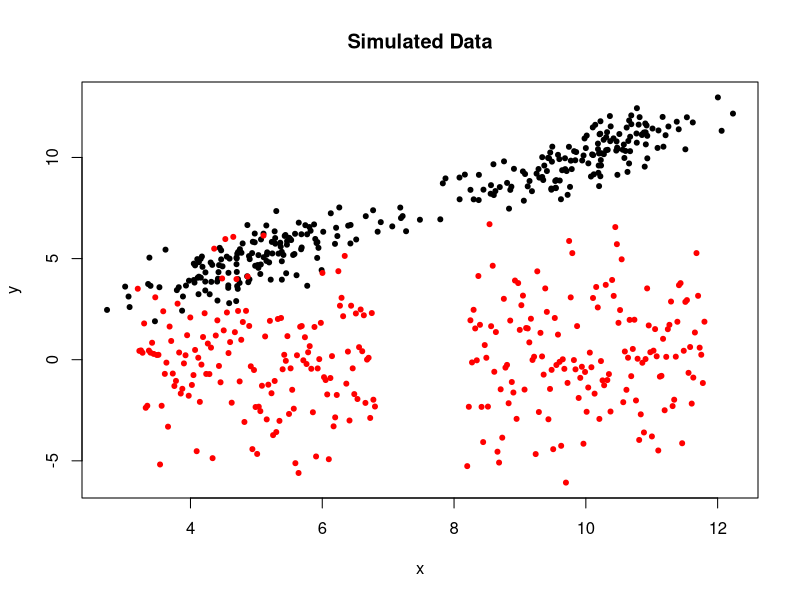

Write R code to recreate this figure. (Note: this script raises an error after producing the figure.)
cramp = colorRamp(c(rgb(0,0,1,0.25),rgb(1,0,0,0.25)),alpha=TRUE)
# rgb(...) specifies a colour using standard RGB, where 1 is the maxColorValue
# 0.25 determines how transparent the colour is, 1 being opaque 
# cramp is a function which generates colours on a scale between two specifies colours

classcols = function(classif){
  # A function using the cramp specified colours to generate rgb colour names
  # input: a number in [0,1]
  # output: rgb colour name
  rgbvals = cramp(classif)/255.0
  return(rgb(rgbvals[,1],rgbvals[,2],rgbvals[,3],rgbvals[,4]))
}

DarkGrey = rgb(169,169,159, max=255, alpha=50)

plot_Wishart = function( array ){
  N = dim( array )
  sig11 = array[1,1,]
  sig22 = array[2,2,]
  sig12 = array[1,2,]
  
  var_lim = c(0, max(c(sig11, sig22) ) )
  cov_lim = c( min(sig12), max(sig12) ) 
  
  
  den_11_22 = kde2d(sig11, sig22, n=100)
  den_11_12 = kde2d(sig11, sig12, n=100)
  den_22_12 = kde2d(sig22, sig12, n=100)
  
  par(mfrow=c(2,2))
  plot(sig11, sig22, pch=20, col=DarkGrey, main=expression(sigma[11]~'vs.'~sigma[22]),
       xlab=expression(sigma[11]), ylab=expression(sigma[22]), ylim=var_lim, xlim=var_lim)
  contour(den_11_22, add=TRUE, nlevels=20)
  
  plot(sig11, sig12, pch=20, col=DarkGrey, main=expression(sigma[11]~'vs.'~sigma[12]),
       xlab=expression(sigma[11]), ylab=expression(sigma[12]), ylim=cov_lim, xlim=var_lim)
  contour(den_11_12, add=TRUE, nlevels=20)
  
  plot(sig22, sig12, pch=20, col=DarkGrey, main=expression(sigma[22]~'vs.'~sigma[12]),
       xlab=expression(sigma[22]), ylab=expression(sigma[12]), ylim=cov_lim, xlim=var_lim)
  contour(den_22_12, add=TRUE, nlevels=20)
  
  par(mfrow=c(1,1))
}

### SYNTHETIC DATA ####
N = 600
mu_x1 = 5
mu_x2 = 10
sd_x = 0.9
intercept = 0.1
slope_normal = 1.0
slope_deficient = 0.0
sd_err_norm = 0.8
sd_err_def = 2.5

x_normal_g1 = rnorm(N/4, mu_x1, sd_x)
x_normal_g2 = rnorm(N/4, mu_x2, sd_x)

x_deficient_g1 = seq(mu_x1-2*sd_x, mu_x1+2*sd_x, length.out=N/4)
x_deficient_g2 = seq(mu_x2-2*sd_x, mu_x2+2*sd_x, length.out=N/4)

y_normal_g1 = slope_normal*x_normal_g1 + intercept + rnorm(N/4,0,sd_err_norm)
y_normal_g2 = slope_normal*x_normal_g2 + intercept + rnorm(N/4,0,sd_err_norm)

y_deficient_g1 = slope_deficient*x_deficient_g1 + intercept + rnorm(N/4,0,sd_err_def)
y_deficient_g2 = slope_deficient*x_deficient_g2 + intercept + rnorm(N/4,0,sd_err_def)

x = c(x_normal_g1, x_normal_g2, x_deficient_g1, x_deficient_g2)
y = c(y_normal_g1, y_normal_g2, y_deficient_g1, y_deficient_g2)
Y = cbind(x,y)

par(mfrow=c(1,1))
plot(x,y, col=c(rep('black', N/2), rep('red',N/2)), pch=20,
     main='Simulated Data')



###--------------------------------------------------
###### MODEL MODEL MODEL MODEL #######
###--------------------------------------------------

modelstring = "
model {
  for(i in 1:N){
    z[i] ~ dbern(pi)
    class[i] =  z[i] + 1
    Y[i,] ~ dmnorm(mu[,class[i]], tau[,,class[i]] )
  }
  
  # construsting covariance matrix for group 1
  tau[1:2,1:2,1] ~ dwish(U_1, n_1)
  mu[1:2,1] ~ dmnorm(mu1_mean, mu1_prec)
  
  tau[1:2,1:2,2] ~ dwish(U_2, n_2)
  mu[1:2,2] ~ dmnorm(mu2_mean, mu2_prec)
  
  # classification
  pi~ dbeta(alpha_pi, beta_pi)
  
  z_syn ~ dbern(pi)
  class_syn = z_syn + 1
  Y_syn ~ dmnorm(mu[,class_syn], tau[,,class_syn])
}
"

#### PRIOR DENSITIES ####
par(mfrow=c(1,1))
mu_rand = mvrnorm(n=10000, mu=c(0,0), Sigma=solve(0.25*diag(2)))
plot(mu_rand[,1], mu_rand[,2], col=DarkGrey, pch=20, xlab=expression(mu[11]),
     ylab=expression(mu[12]), main=expression('Prior'~mu[1]))
contour(kde2d(mu_rand[,1],mu_rand[,2], n=100), add=TRUE, nlevels=15)

mu_rand = mvrnorm(n=10000, mu=c(0,0), Sigma=solve(0.25*diag(2)))
plot(mu_rand[,1], mu_rand[,2], col=DarkGrey, pch=20, xlab=expression(mu[21]),
     ylab=expression(mu[22]), main=expression('Prior'~mu[2]))
contour(kde2d(mu_rand[,1],mu_rand[,2], n=100), add=TRUE, nlevels=15)

prec1_rand = rWishart(10000, df=2, solve(matrix(c(1.1,1,1,1.1),ncol=2,nrow=2,byrow=TRUE) ) )
plot_wishart(prec1_rand)

prec2_rand = rWishart(10000, df=2, solve(matrix(c(1,0,0,2),ncol=2,nrow=2,byrow=TRUE) ) )
plot_wishart(prec2_rand)


#### INFERENCE ####
data_input = list(Y=Y, N=N, mu1_mean=c(0,0), mu1_prec=0.25*diag(2), 
                  mu2_mean=c(0,0), mu2_prec=0.25*diag(2), n_1=2, n_2=2,
                  U_1=solve(matrix(c(2,0,0,2)/2,ncol=2,nrow=2,byrow=TRUE)),
                  U_2=solve(matrix(c(2,0,0,2)/2,ncol=2,nrow=2,byrow=TRUE)),
                  alpha_pi=2, beta_pi=2)

MCMCUpdates = 5000
# 10,000 posterior draws after burn-in
MCMCUpdates_Report = 5000
# thin with lag-10 - > 1,000 draws from posterior
MCMCUpdates_Thin = 1

model = jags.model(textConnection(modelstring), data=data_input, n.chains=3)

update(model, n.iter=MCMCUpdates)

output = coda.samples(model=model,variable.names=c('z', 'pi', 'mu', 'tau', 'z_syn', 'Y_syn'),
                      n.iter=MCMCUpdates_Report, thin=MCMCUpdates_Thin)

plot(output[,c('mu[1,1]', 'mu[1,2]', 'mu[2,1]','mu[2,2]')])
plot(output[,c('tau[1,1,1]','tau[1,2,1]','tau[2,2,1]')])
plot(output[,c('tau[1,1,2]','tau[1,2,2]','tau[2,2,2]')])

output_comb = rbind(output[[1]], output[[2]], output[[3]])

class_posterior = output_comb[,16:515]

class_mean = colMeans(class_posterior)
class_prob = class_mean 

y_syn = output_comb[,c('Y_syn[1]','Y_syn[2]')]

par(mfrow=c(1,1))
plot(x,y, col=classcols(class_prob), pch=19)
contour( kde2d(y_syn[,1], y_syn[,2], n=100), add=TRUE, nlevels=15)


#################################################################
#########              WISHART DISTRIBUTION 
#################################################################
N_d = 10000

## changing the degrees of freedom

n2 = rWishart(n=N_d, df=2, diag(2))
plot_wishart(n2)

n5 = rWishart(n=N_d, df=5, diag(2))
plot_wishart(n5)

sig_0.5 = rWishart(n=N_d, df=2, 0.5*diag(2))
plot_wishart(sig_0.5)

sig_1.5 = rWishart(n=N_d, df=2, 1.5*diag(2))
plot_wishart(sig_1.5)

#################################################################
#########         COVARIANCE vs. PRECISION MATRICES
#################################################################

prec = matrix(c(2.532165283,	-0.061085756,	-0.061085756,	0.885847557),
              ncol=2, nrow=2, byrow=TRUE)
delta = matrix(c(0,0.1,0.1,0), ncol=2, nrow=2, byrow=TRUE)

cov = solve(prec)
solve(prec+delta)

solve(cov+delta)



